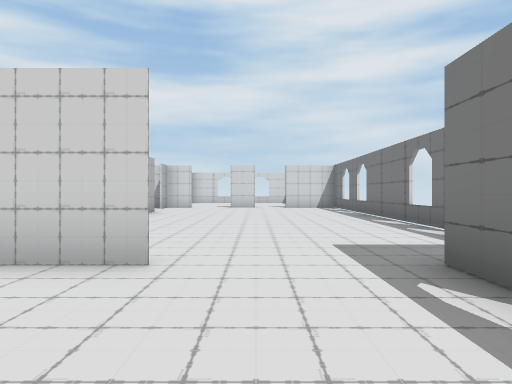
View 1 (above)

22 first-person views from a walk through a 3-D level made in the Unity game engine. The camera is 1.3 m above the floor, looks level and sees 70° across. The floor is counted in squares, 2 m on a side. Each view is taken from the middle of a square. On the plan, view 1 faces up. The plan holds only what a view shows up to about 11 squares ahead; the rest is blank. Some surface patterns are stand-ins.

View 2
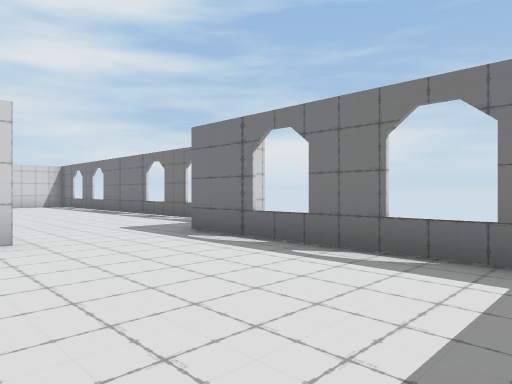

View 3
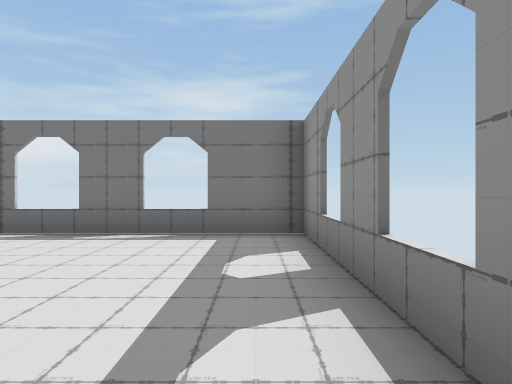

View 4
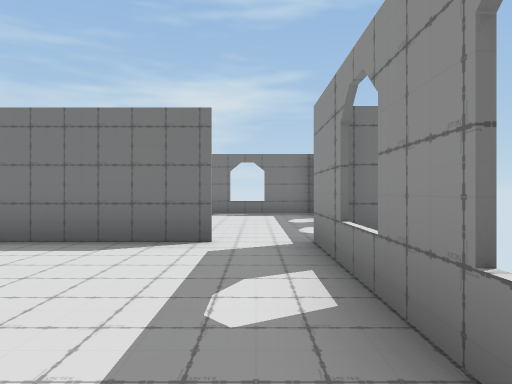

View 5
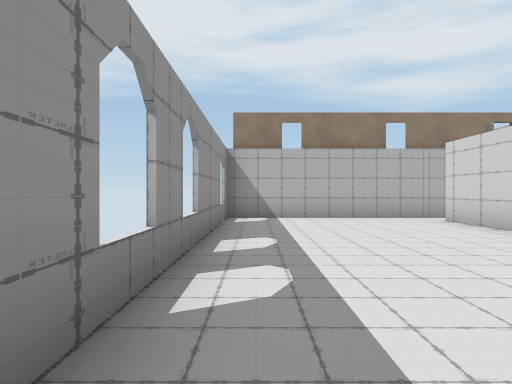

View 6
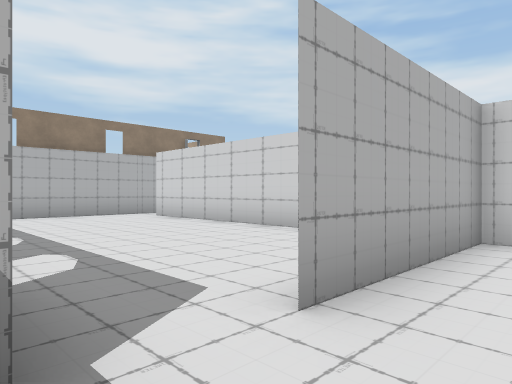

View 7
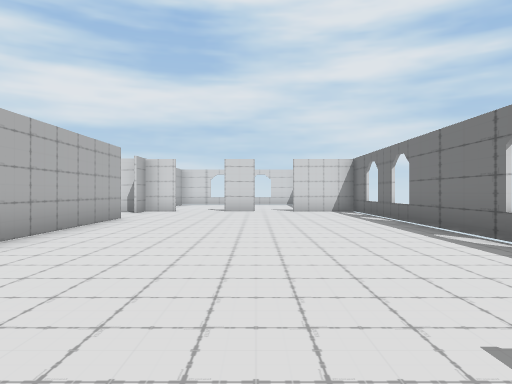

View 8
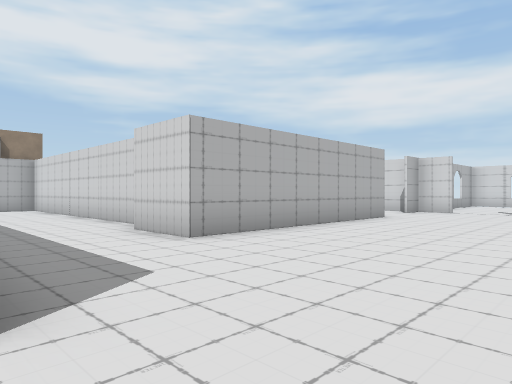

View 9
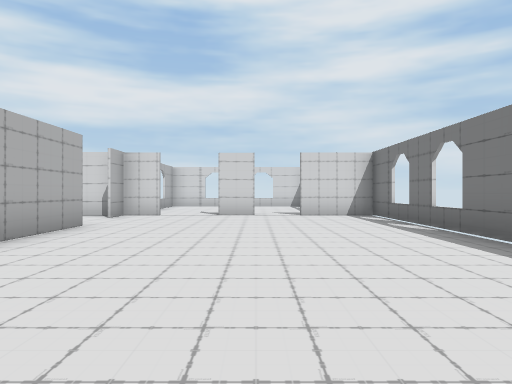

View 10
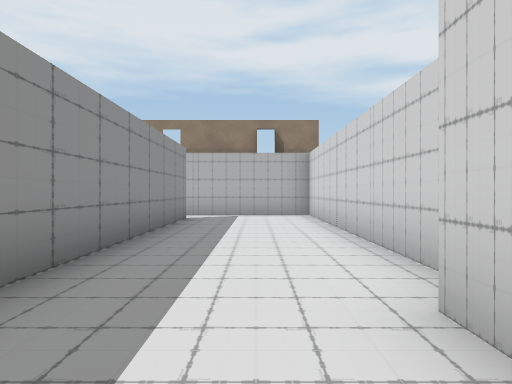

View 11
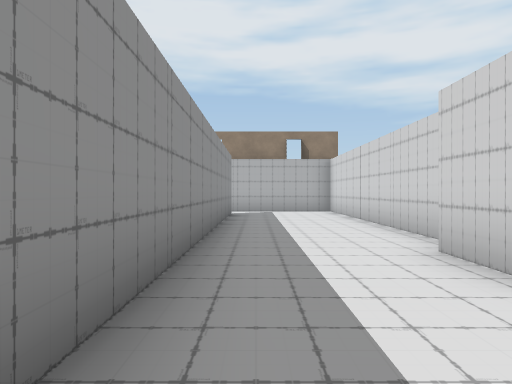

View 12
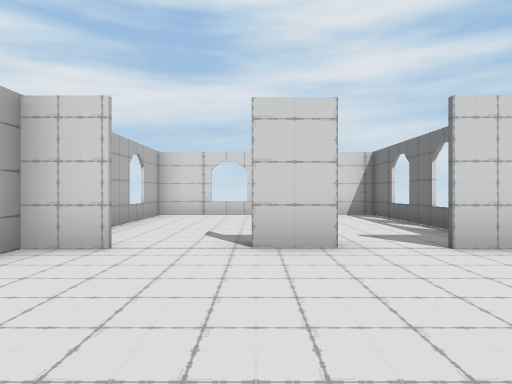

View 13
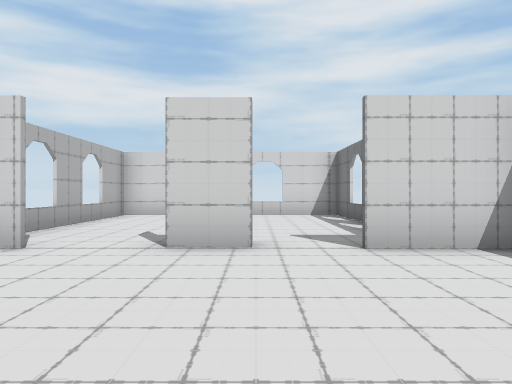

View 14
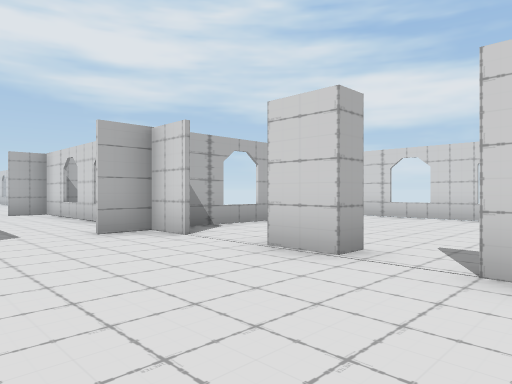

View 15
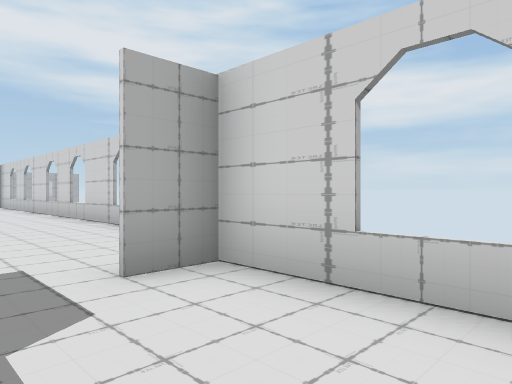

View 16
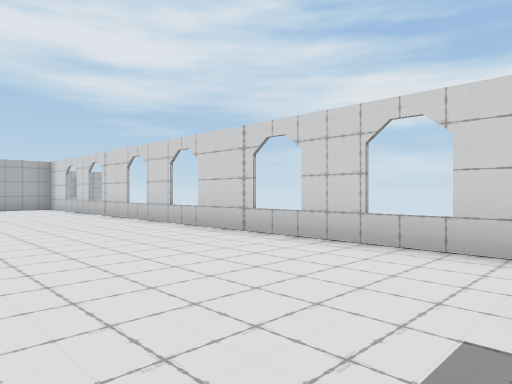

View 17
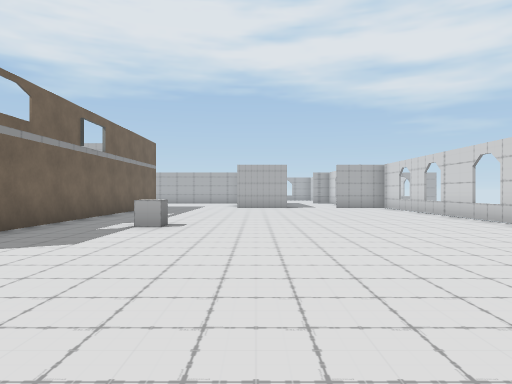

View 18
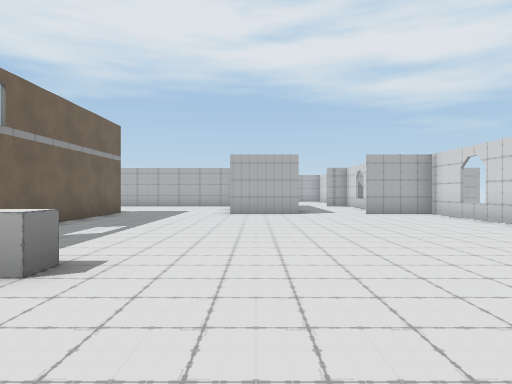

View 19
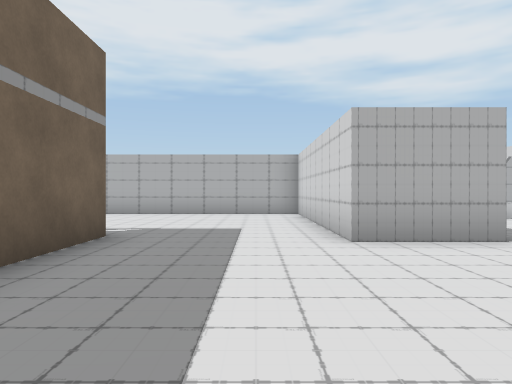

View 20
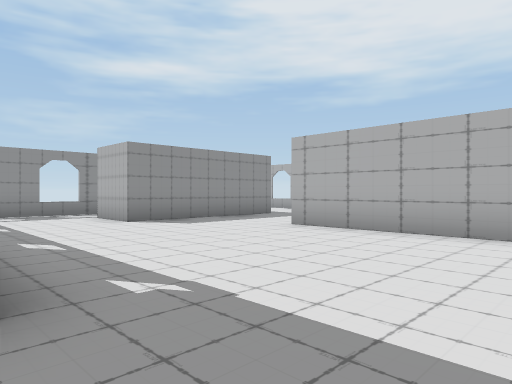

View 21
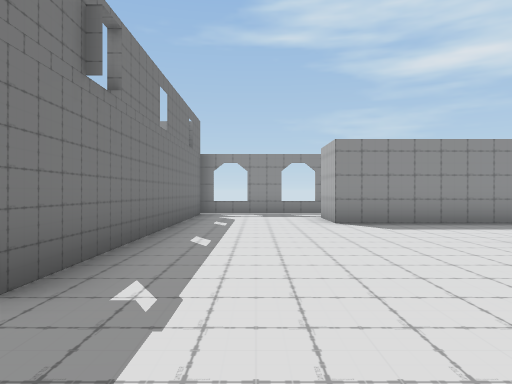

View 22
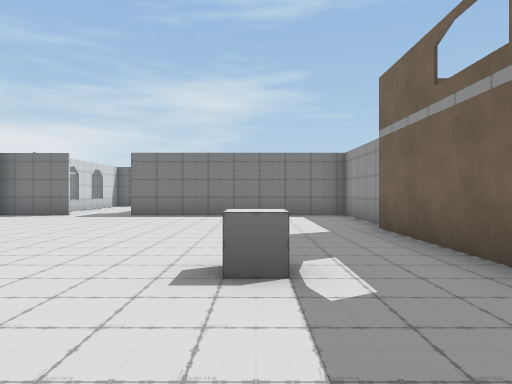

### Floor plan
Ten units are one square. View 1 is at (0, 0); x grows to the right and y downward. Boxes are objects, and circles mark ways between rooms. Rooms are numbered by the first view taken in them; rooms with no view inside come last. Other rooms are left out.
<svg viewBox="-335 -217 373 250">
<path fill="none" stroke="#000" d="M-9 -32 -24 -32M-30 28 17 28 17 -32M-42 -32 -42 5M-71 -32 -122 -32M-42 5 -42 -24M-132 -25 -132 17 -43 17M-60 -65 -132 -65 -132 -25M-33 -121 -33 -60 -50 -60M33 -55 33 -152 11 -152M0 -152 -11 -152M-122 -33 -20 -33M-247 -124 -247 -103 -307 -103 -307 -42M-126 -65 -98 -65 -98 -125M-98 -142 -98 -162M-106 -162 -247 -162 -247 -142M-97 -159 -97 -142M-293 17 -254 17 -254 -68 -134 -68M-330 -14 -287 -14 -287 2M-26 -152 -98 -152M-172 -86 -172 -93 -167 -93 -167 -88M0 -158 0 -152M23 -171 23 -212 -37 -212 -37 -142"/>
<circle cx="-40" cy="10" r="3" fill="#2a7"/>
<circle cx="5" cy="-30" r="3" fill="#2a7"/>
<circle cx="-130" cy="-30" r="3" fill="#2a7"/>
<circle cx="-35" cy="-135" r="3" fill="#2a7"/>
<circle cx="-20" cy="-150" r="3" fill="#2a7"/>
<circle cx="10" cy="-150" r="3" fill="#2a7"/>
<text x="-10" y="0">1</text>
<text x="-90" y="0">2</text>
<text x="-20" y="-80">3</text>
<text x="-190" y="-100">4</text>
<text x="-10" y="-180">5</text>
</svg>
Room 1 opens to room 2. Room 1 opens to room 3. Room 2 opens to room 3. Room 3 opens to room 4. Room 3 opens to room 5.

Where each view was taken, in squares from view 1:
view 1: 0 up, 0 right, facing up
view 2: 2 down, 2 left, facing up-right
view 3: 2 down, 4 left, facing right
view 4: 1 down, 9 left, facing right
view 5: 1 down, 4 left, facing left
view 6: 2 down, 3 left, facing up-left
view 7: 3 up, 0 right, facing up
view 8: 3 up, 1 right, facing up-left
view 9: 5 up, 0 right, facing up
view 10: 5 up, 3 left, facing left
view 11: 4 up, 1 left, facing left
view 12: 11 up, 1 left, facing up
view 13: 11 up, 0 right, facing up
view 14: 12 up, 2 right, facing up-left
view 15: 13 up, 7 left, facing up-left
view 16: 12 up, 10 left, facing up-left
view 17: 11 up, 10 left, facing left
view 18: 11 up, 14 left, facing left
view 19: 9 up, 20 left, facing left
view 20: 9 up, 25 left, facing down-left
view 21: 9 up, 27 left, facing down
view 22: 9 up, 20 left, facing right
